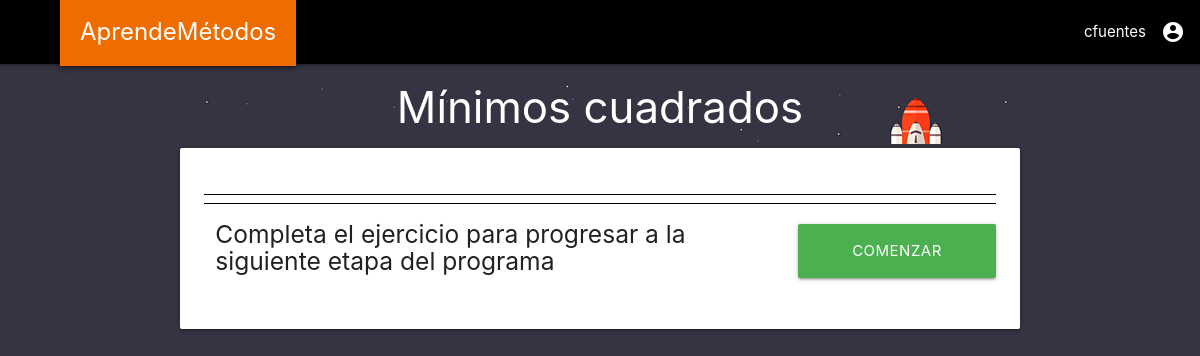
Before: /preface_linea_recta/ (signed in) with the older database file.
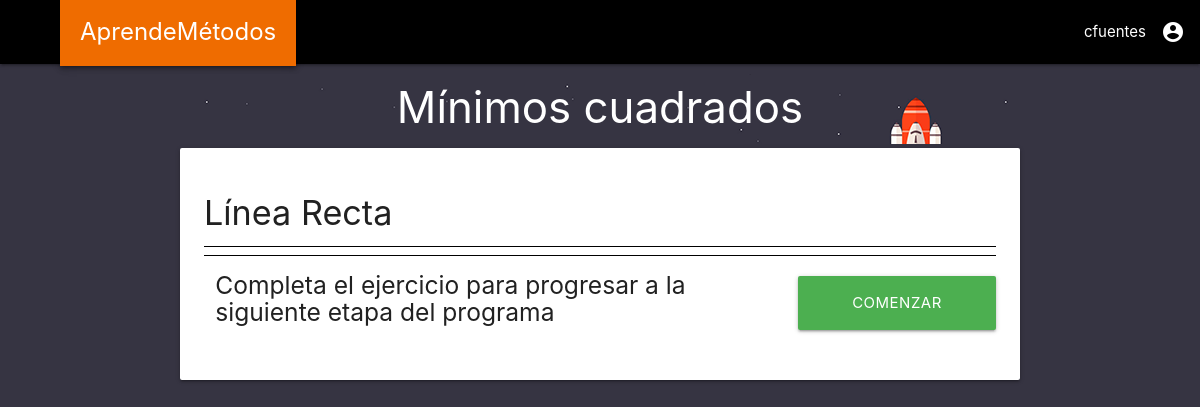
After: the same page with the newer database file.
### gainspend/models.py (models this page shows)
class Method(models.Model):
    field_id = models.IntegerField(db_column='_id', primary_key=True, blank=True)
    name = models.TextField(blank=True, null=True)
    is_subject = models.BooleanField(blank=True, null=True)
    preface_name = models.TextField(blank=True, null=True)

### gainspend/views/minimos_cuadrados.py (the view)
# urls.py: path('preface_linea_recta/',views.preface_linea_recta, name='preface_linea_recta'),
@login_required
def preface_linea_recta(request):
    method = Method.objects.filter(name="Línea Recta").first()
    context = {
        "method": method
    }
    return render(request, 'gainspend/pages/preface_linea_recta.html', context)

### gainspend/templates/gainspend/pages/preface_linea_recta.html (shortened to what this page needs)
{% extends "../base/base_main.html" %}
{% load humanize %}
{% load static %}
{% block content_center %}
<div class="container">
  <div class="preface_title" style="background-image: url({% static 'images/32.png' %})">
    <div class="card-title">
      <h3 style ="margin:0px;">Mínimos cuadrados</h3>
    </div>
  </div>
  <div class="card">
    <div class="card-content">
      <div class="card-title" style="border-bottom:1px solid black;">
        <h4>{{ method.name }}</h4>
      </div>
      <div class="start_excercise_box">
        <div class="row">
          <div class="col s12 m9">
            <h5>Completa el ejercicio para progresar a la siguiente etapa del programa</h5>
          </div>
          <a href="/preface_{{ method.preface_name }}/excercise">
            <div class="col s12 m3 btn btn-large green" style="margin-top:20px;">
              Comenzar
            </div>
          </a>
        </div>
      </div>
    </div>
  </div>
</div>
{% endblock content_center %}

Changed rows visible on the page:
now on this page (row edited): Method: name "Línea Recta"
